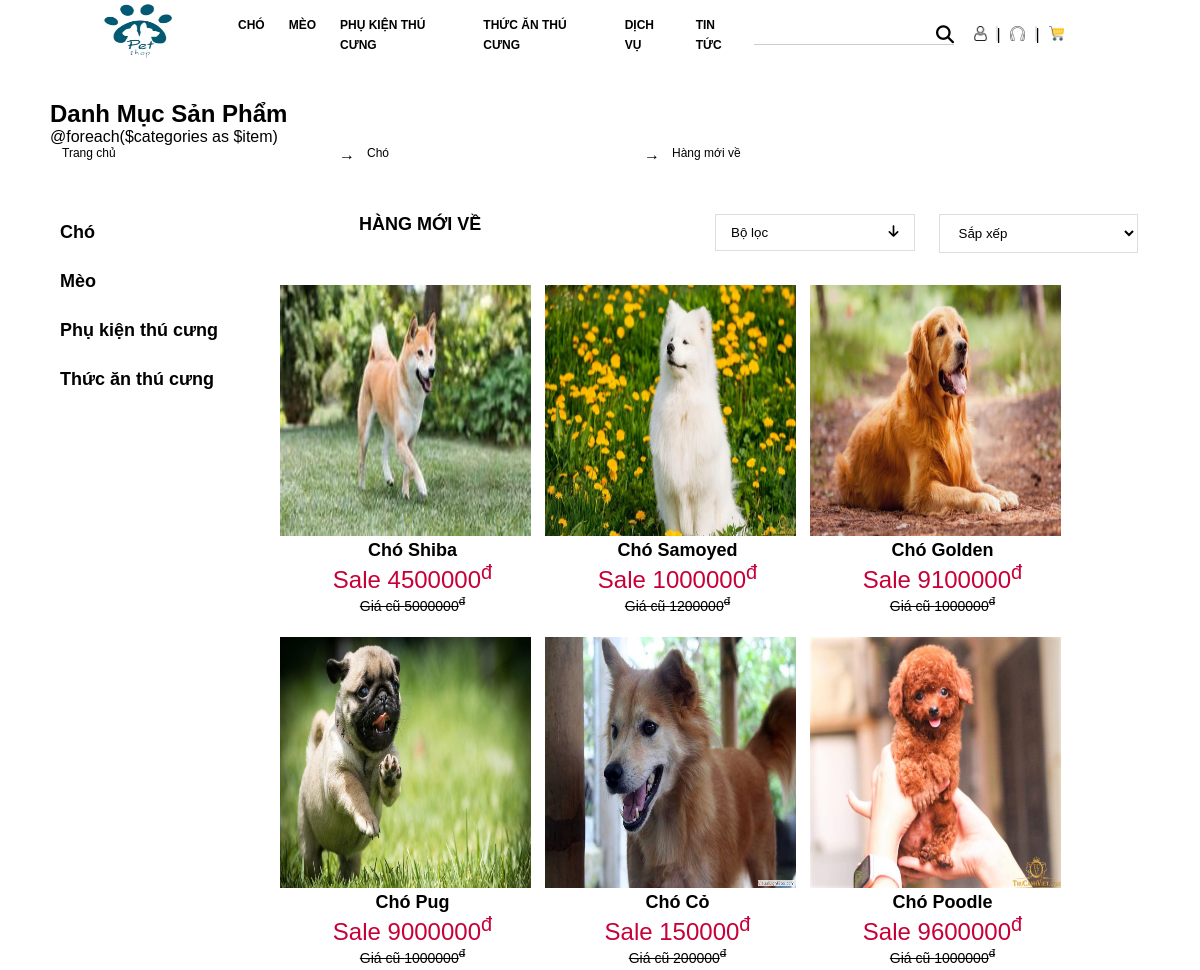
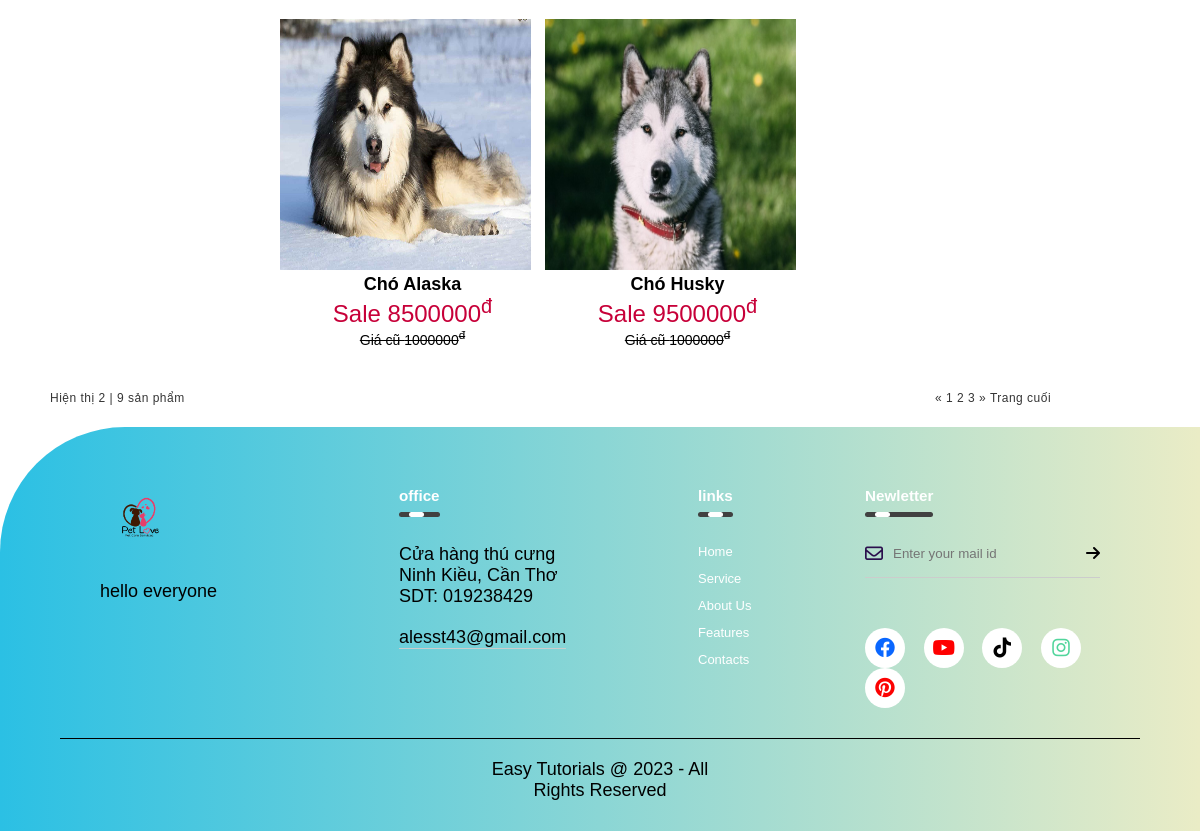
/admin/cartegory.php, run on the app's committed database (2 pictures, top to bottom).
### tables this page shows
CREATE TABLE `tbl_product` (
  `product_id` int(11) NOT NULL,
  `product_name` varchar(255) NOT NULL,
  `cartegory_id` int(11) NOT NULL,
  `product_price` varchar(255) NOT NULL,
  `product_price_new` varchar(255) NOT NULL,
  `product_desc` varchar(2000) NOT NULL,
  `product_img` varchar(255) NOT NULL,
  `qty` varchar(20) NOT NULL
);

### admin/database.php (called while the page is built, shortened)
<?php
    class Database{
        public $host = DB_HOST;
        public $user = DB_USER;
        public $pass = DB_PASS;
        public $dbname = DB_NAME;
        public $link;
        private function connectDB(){
            $this->link = new mysqli($this->host, $this->user, $this->pass, $this->dbname);
        }
        public function select($query){
            $result = $this->link->query($query) or die($this->link->error.__LINE__);
            if($result->num_rows > 0){
                return $result;
            }else{
                return false;
            }
        }
    }
?>

### admin/class/product_class.php (called while the page is built, shortened)
<?php
    include"database.php";
?>
<?php
    class product{
        private $db;
        public function __construct(){
            $this->db = new Database();
        }
        public function show_product(){
            $query = "SELECT * FROM tbl_product ORDER BY product_id DESC";
            $result = $this->db->select($query);
            return $result;
        }
    }

### admin/cartegory.php (the view, shortened to what this page needs)
<!DOCTYPE html>
<html lang="en">
<head>
    <link rel="stylesheet" href="style_interface.css">
    <link rel="stylesheet" href="https://use.fontawesome.com/releases/v6.1.1/css/all.css"/>
</head>
<body>
    <header>
        <div class="logo">
            <img src="img/logo1.png" alt="">
        </div>
        <div class="menu">
            <li><a href="">CHÓ</a>
            <li><a href="">MÈO</a></li>
            <li><a href="">PHỤ KIỆN THÚ CƯNG</a></li>
            <li><a href="">THỨC ĂN THÚ CƯNG</a></li>
            <li><a href="">DỊCH VỤ</a></li>
            <li><a href="">TIN TỨC</a></li>
        </div>
        <div id="search">
            <form action="">
                <input style="height: 30px;margin-top: 25px;" type="text">
                <button  class="fa-solid fa-magnifying-glass"></button>
            </form>
        </div>
        <div class="others">
            <li class="icon"><a class="user" href="" ><img src="img/user.png" ></a></li>
            <li class="icon"><a class="user" href="" ><img src="img/headphones.png" ></a></li>
            <li class="icon"><a class="user" href="" ><img src="img/carts.png" ></a></li>
        </div>
    </header>
    <?php
        include "../admin/class/product_class.php";
        $prd = new product;
        $show_product = $prd->show_product();
    ?>
<section class="category" style="margin-top: 100px;padding-left: 50px;">
        <h2>Danh Mục Sản Phẩm</h2>
        <div class="container">
            @foreach($categories as $item)
            <div class="cartegory-top row">
                <p>Trang chủ</p> <span>&rarr;</span><p>Chó</p><span>&rarr;</span><p>Hàng mới về</p>
            </div>
        </div>
        <div class="container">
            <div class="row">
                <div class="cartegory-left">
                    <ul>
                        <li class="cartegory-left-li"><a href="#">Chó</a>
                        <li class="cartegory-left-li "><a href="#">Mèo</a>
                        <li><div class="cartegory-left-li"><a href="#">Phụ kiện thú cưng</a></div></li>
                        <li><div class="cartegory-left-li"><a href="#">Thức ăn thú cưng</a></div></li>
                    </ul>
                </div>
              <div class="cartegory-right">
               <div class="cartegory-right-top row">
                <div class="cartegory-right-top-item">
                        <p>HÀNG MỚI VỀ</p>
                    </div>
                    <div class="cartegory-right-top-item">
                        <button><span>Bộ lọc</span><i class="fa-solid fa-arrow-down"></i></button>
                    </div>
                    <div class="cartegory-right-top-item">
                        <select name="" id="">
                            <option value="">Sắp xếp</option>
                        </select>
                    </div>
               </div>
                <div class="cartegory-right-content" >
                    <?php
                        if($show_product){
                            while($result = $show_product->fetch_assoc()){
                    ?>
                                        <a href="product_details.php?prd_id=<?php echo $result['product_id']; ?>">
                                            <div class="cartegory-right-content-item">
                                                <img src="uploads/<?php echo $result['product_img']; ?>" alt="" style="margin-right: 8px;">
                                                <h1 style=" "><?php echo $result['product_name']; ?></h1>
                                                <p style="color: #C70039;font-size: 24px;">Sale  <?php echo $result['product_price_new']; ?><sup>đ</sup></p>
                                                <p style="text-decoration:line-through;">Giá cũ <?php echo $result['product_price']; ?><sup>đ</sup></p>
                                            </div>
                                        </a>
                                        <?php
                            }
                        }
                        ?>
                </div>
                  </div>
                  <div class="cartegory-right-bottom row">
                        <div class="cartegory-right-bottom-item">
                            <p>Hiện thị 2 <span>|</span> 9 sản phẩm</p>
                        </div>
                        <div class="cartegory-right-bottom-item">
                           <p><span>&#171;</span> 1 2 3 <span>&#187;</span> Trang cuối</p>
                        </div>
                  </div>
              </div>
        </div>
    </section>
    <footer>
        <div class="roww">
            <div class="col">
                <img src="img web/logo-title.png" class="logo">
                <p>hello everyone</p>
            </div>
            <div class="col">
                <h3>office <div class="underline"><span></span></div></h3>
                <p>Cửa hàng thú cưng</p>
                <p>Ninh Kiều, Cần Thơ</p>
                <p>SDT: 019238429</p>
                <p class="email-id">alesst43@gmail.com</p>
            </div>
            <div class="col">
                <h3>links <div class="underline"><span></span></div></h3>
                <ul>
                    <li><a href="">Home</a></li>
                    <li><a href="">Service</a></li>
                    <li><a href="">About Us</a></li>
                    <li><a href="">Features</a></li>
                    <li><a href="">Contacts</a></li>
                </ul>
            </div>
            <div class="col">
                <h3>Newletter <div class="underline"><span></span></div></h3>
                <form >
                    <i class="fa-regular fa-envelope" style="color: #2b0f4d;"></i>
                    <input type="email" placeholder="Enter your mail id" required>
                    <button type="submit"><i class="fa-solid fa-arrow-right"></i></button>
                </form>
                <div class="social-icons">
                    <a href=""><i class="fa-brands fa-facebook fa-xl" style="color: #0a67ff;"></i></a>
                    <a href=""><i class="fa-brands fa-youtube fa-xl" style="color: #ff0000;"></i></a>
                    <a href=""><i class="fa-brands fa-tiktok fa-xl"style="color: #000;"></i></a>
                    <a href=""><i class="fa-brands fa-instagram fa-xl"style="color: #52d59c;"></i></a>
                    <a href=""><i class="fa-brands fa-pinterest fa-xl" style="color: #fc0202;"></i></a>
                </div>
            </div>
        </div>
        <hr>
        <p class="copyright">Easy Tutorials @ 2023 - All Rights Reserved</p>
    </footer>

### admin/cartegory.php (style rules this page uses)
.cartegory-right-content { margin-top: 20px; justify-content: left; display: flex; flex-wrap: wrap; }
div#search form { width: 200px; display:flex; justify-content: center; align-items: center; height: 40px; margin-top: 30px; position: relative; margin-right: 20px; }
div#search form button { position: absolute; right: 0; top: 50%; font-size: 18px; }
.cartegory-right-content-item > h1, p { margin: 0 auto; width: 265px; font-size: 18px; color: black; }
.cartegory-right-content-item img { width: 250.5px; height: 250.5px; }

### data on the page
tbl_product: product_img (picture), product_name "Chó Shiba", product_price_new "4500000", product_price "5000000"
tbl_product: product_img (picture), product_name "Chó Samoyed", product_price_new "1000000", product_price "1200000"
tbl_product: product_img (picture), product_name "Chó Golden", product_price_new "9100000", product_price "1000000"
tbl_product: product_img (picture), product_name "Chó Pug", product_price_new "9000000", product_price "1000000"
tbl_product: product_img (picture), product_name "Chó Cỏ", product_price_new "150000", product_price "200000"
tbl_product: product_img (picture), product_name "Chó Poodle", product_price_new "9600000", product_price "1000000"
tbl_product: product_img (picture), product_name "Chó Alaska", product_price_new "8500000", product_price "1000000"
tbl_product: product_img (picture), product_name "Chó Husky", product_price_new "9500000", product_price "1000000"
